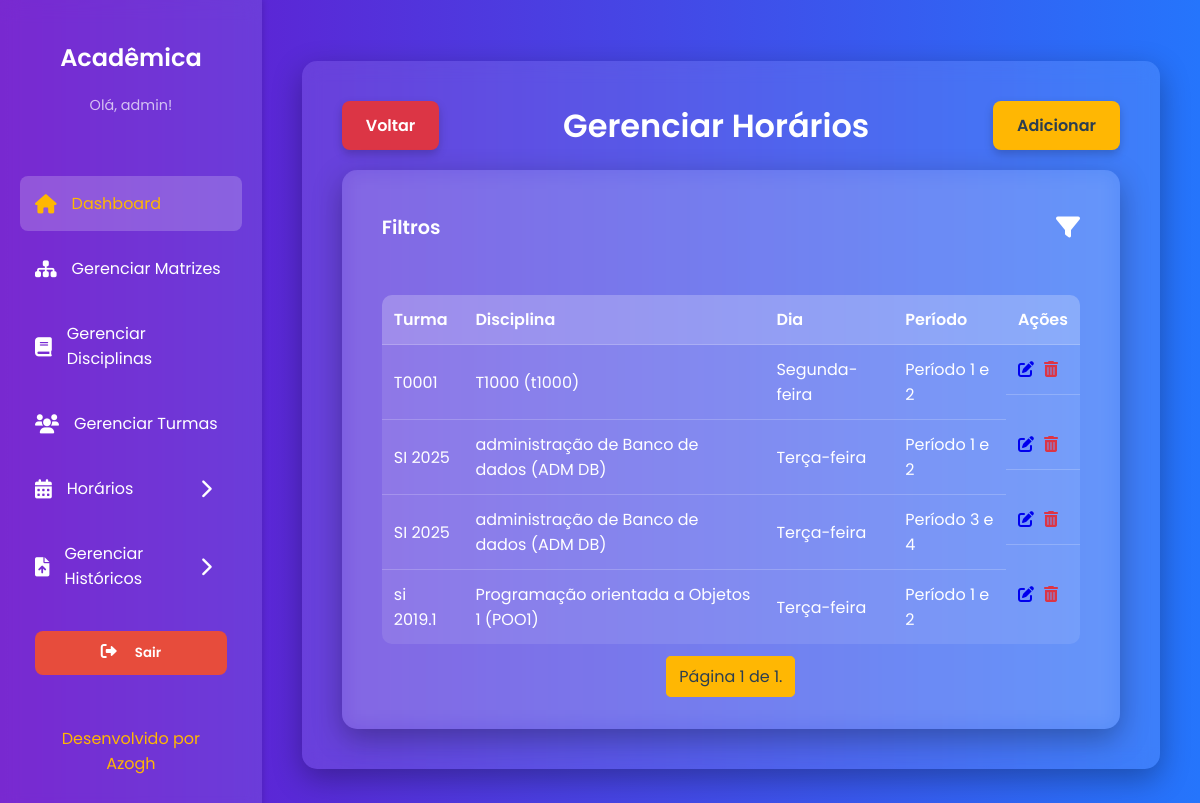
The page /horarios/ (signed in) on the database its author committed.
### core/models.py (models this page shows, shortened)
class Usuario(AbstractUser):
    gestao_inicio = models.DateField(
        null=True,
        blank=True,
        verbose_name="Início da Gestão"
    )
    portaria = models.CharField(
        max_length=15,
        null=True,
        blank=True,
        verbose_name="Número da Portaria"
    )
    groups = models.ManyToManyField(
        'auth.Group',
        related_name='core_usuarios',
        blank=True,
        help_text='The groups this user belongs to.',
        related_query_name='core_usuario',
        verbose_name="Grupos de Usuário"
    )
    user_permissions = models.ManyToManyField(
        'auth.Permission',
        related_name='core_usuarios',
        blank=True,
        help_text='Specific permissions for this user.',
        related_query_name='core_usuario',
        verbose_name="Permissões de Usuário"
    )
    class Meta:
        db_table = 'USUARIO'
        verbose_name = "Usuário"
        verbose_name_plural = "Usuários"

class Horario(models.Model):
    DIA_CHOICES = [
        ('SEG', 'Segunda-feira'),
        ('TER', 'Terça-feira'),
        ('QUA', 'Quarta-feira'),
        ('QUI', 'Quinta-feira'),
        ('SEX', 'Sexta-feira'),
    ]
    PERIODO_CHOICES = [
        ('1-2', 'Período 1 e 2'),
        ('3-4', 'Período 3 e 4'),
    ]
    dia_semana = models.CharField(max_length=3, choices=DIA_CHOICES, verbose_name="Dia da Semana")
    periodo = models.CharField(max_length=3, choices=PERIODO_CHOICES, verbose_name="Período")
    turma = models.ForeignKey(Turma, on_delete=models.CASCADE, verbose_name="Turma")
    disciplina = models.ForeignKey(Disciplinas, on_delete=models.CASCADE, verbose_name="Disciplina")
    usuario = models.ForeignKey(
        Usuario,
        on_delete=models.CASCADE,
        verbose_name="Criado por"
    )
    class Meta:
        db_table = 'HORARIO'
        unique_together = ('turma', 'dia_semana', 'periodo', 'disciplina')
        verbose_name = "Horário"
        verbose_name_plural = "Horários"

class Turma(models.Model):
    nome = models.CharField(max_length=45)
    ano_ingresso = models.IntegerField(verbose_name="Ano de Ingresso")
    usuario = models.ForeignKey(
        Usuario,
        on_delete=models.CASCADE,
        verbose_name="Criado por"
    )
    class Meta:
        db_table = 'TURMA'
        verbose_name = "Turma"
        verbose_name_plural = "Turmas"

class Disciplinas(models.Model):
    nome = models.CharField(max_length=100)
    sigla = models.CharField(max_length=10)
    ch = models.IntegerField(verbose_name="Carga Horária")
    semestre = models.PositiveSmallIntegerField()
    codigo = models.CharField(max_length=10)
    matriz_curricular = models.ForeignKey(
        MatrizCurricular,
        on_delete=models.CASCADE,
        verbose_name="Matriz Curricular"
    )
    usuario = models.ForeignKey(
        Usuario,
        on_delete=models.CASCADE,
        verbose_name="Criado por"
    )
    pre_requisitos = models.ManyToManyField(
        'self',
        symmetrical=False,
        blank=True,
        verbose_name="Pré-requisitos"
    )
    class Meta:
        db_table = 'DISCIPLINAS'
        verbose_name = "Disciplina"
        verbose_name_plural = "Disciplinas"

### core/views.py (the view)
# urls.py: path('horarios/', views.listar_horarios, name='listar_horarios'),
@login_required
def listar_horarios(request):
    horarios_list = Horario.objects.all().order_by('turma', 'dia_semana', 'periodo')
    turma_id = request.GET.get('turma')
    disciplina_id = request.GET.get('disciplina')
    dia_semana = request.GET.get('dia_semana')
    periodo = request.GET.get('periodo')
    if turma_id:
        horarios_list = horarios_list.filter(turma__pk=turma_id)
    if disciplina_id:
        horarios_list = horarios_list.filter(disciplina__pk=disciplina_id)
    if dia_semana:
        horarios_list = horarios_list.filter(dia_semana=dia_semana)
    if periodo:
        horarios_list = horarios_list.filter(periodo=periodo)
    turmas_disponiveis = Turma.objects.all()
    disciplinas_disponiveis = Disciplinas.objects.all()
    paginator = Paginator(horarios_list, 20)
    page = request.GET.get('page')
    try:
        horarios = paginator.page(page)
    except PageNotAnInteger:
        horarios = paginator.page(1)
    except EmptyPage:
        horarios = paginator.page(paginator.num_pages)
    return render(request, 'core/horarios/listar_horarios.html', {
        'horarios': horarios,
        'turmas_disponiveis': turmas_disponiveis,
        'disciplinas_disponiveis': disciplinas_disponiveis,
        'dia_semana_choices': Horario.DIA_CHOICES,
        'periodo_choices': Horario.PERIODO_CHOICES,
    })

### core/templates/core/horarios/listar_horarios.html (shortened to what this page needs)
{% extends 'core/base.html' %}
{% load static %}
{% block content %}
    <div style="display: flex; justify-content: space-between; align-items: center; margin-bottom: 20px;">
        <a href="{% url 'painel' %}" class="cancel-button">Voltar</a>
        <h1 style="margin: 0; text-align: center; flex-grow: 1;">Gerenciar Horários</h1>
        <a href="{% url 'adicionar_horario' %}" class="cta-button">Adicionar</a>
    </div>
    <div class="content-card">
        <div style="display: flex; justify-content: space-between; align-items: center; padding-bottom: 20px;">
            <h2 style="margin: 0; font-size: 1.2em;">Filtros</h2>
            <a href="#" id="filter-toggle" style="font-size: 1.5em; color: var(--text-color);"><i class="fas fa-filter"></i></a>
        </div>
        <table style="margin-top: 30px;">
            <thead>
                <tr>
                    <th>Turma</th>
                    <th>Disciplina</th>
                    <th>Dia</th>
                    <th>Período</th>
                    <th>Ações</th>
                </tr>
            </thead>
            <tbody>
                {% for horario in horarios %}
                <tr>
                    <td>{{ horario.turma.nome }}</td>
                    <td>{{ horario.disciplina.nome }} ({{ horario.disciplina.sigla }})</td>
                    <td>{{ horario.get_dia_semana_display }}</td>
                    <td>{{ horario.get_periodo_display }}</td>
                    <td style="display: flex; gap: 10px;">
                        <a href="{% url 'editar_horario' horario.pk %}"><i class="fas fa-pen-to-square"></i></a>
                        <a href="{% url 'excluir_horario' horario.pk %}" style="color: #dc3545;"><i class="fas fa-trash-can"></i></a>
                    </td>
                </tr>
                {% empty %}
                <tr>
                    <td colspan="5">Nenhum horário encontrado.</td>
                </tr>
                {% endfor %}
            </tbody>
        </table>
        <div class="pagination">
            <span class="step-links">
                <span class="current">
                    Página {{ horarios.number }} de {{ horarios.paginator.num_pages }}.
                </span>
            </span>
        </div>
    </div>
{% endblock %}

### core/templates/core/base.html (shortened to what this page needs)
{% load static %}
<!DOCTYPE html>
<html lang="pt-br">
<head>
    <link rel="stylesheet" href="https://cdnjs.cloudflare.com/ajax/libs/font-awesome/6.0.0-beta3/css/all.min.css">
</head>
<body>
    <div class="dashboard-container">
        <aside class="sidebar">
            <div class="sidebar-header">
                <h2>Acadêmica</h2>
                <p>Olá, {{ user.username }}!</p>
            </div>
            <nav class="sidebar-nav">
                <ul>
                    <li><a href="{% url 'painel' %}" class="active"><i class="fas fa-home"></i> Dashboard</a></li>
                    <li><a href="{% url 'listar_matrizes' %}"><i class="fas fa-sitemap"></i> Gerenciar Matrizes</a></li>
                    <li><a href="{% url 'listar_disciplinas' %}"><i class="fas fa-book"></i> Gerenciar Disciplinas</a></li>
                    <li><a href="{% url 'listar_turmas' %}"><i class="fas fa-users"></i> Gerenciar Turmas</a></li>
                    <li class="dropdown-container">
                        <a href="#" id="horarios-dropdown-toggle" class="dropdown-toggle">
                            <i class="fas fa-calendar-alt"></i>
                            <span>Horários</span>
                            <i class="fas fa-chevron-right arrow"></i>
                        </a>
                    </li>
                    <li class="dropdown-container">
                        <a href="#" id="historicos-dropdown-toggle" class="dropdown-toggle">
                            <i class="fas fa-file-upload"></i>
                            <span>Gerenciar Históricos</span>
                            <i class="fas fa-chevron-right arrow"></i>
                        </a>
                    </li>
                    <li><a href="{% url 'logout' %}" style="text-decoration: none; display: block; margin-bottom: 15px;">
            <button type="button" style="
                width: 100%;
                background-color: #e74c3c;
                color: white;
                border: none;
                padding: 12px;
                border-radius: 8px;
                cursor: pointer;
                font-weight: 600;
                transition: background 0.3s;
                font-family: 'Poppins', sans-serif;">
                <i class="fas fa-sign-out-alt"></i> Sair
            </button>
        </a></li>
                </ul>
            </nav>
            <div class="footer">
                <a href="#">Desenvolvido por Azogh</a>
            </div>
        </aside>
        <main class="main-content">
            <div class="header">
            </div>
            <div class="content-card">
                {% block content %}{% endblock %}
            </div>
        </main>
    </div>
</body>
</html>

### core/templates/core/base.html (style rules this page uses)
:root { --primary-color-dark: #6a11cb; --primary-color-light: #2575fc; --accent-color: #ffb703; --accent-color-hover: #fb8500; --text-color: #fff; --container-bg: rgba(255, 255, 255, 0.1); }
body { font-family: 'Poppins', sans-serif; background: linear-gradient(to right, var(--primary-color-dark), var(--primary-color-light)); color: var(--text-color); margin: 0; padding: 0; min-height: 100vh; box-sizing: border-box; }
.dashboard-container { display: flex; min-height: 100vh; }
.sidebar { width: 250px; background-color: rgba(255, 255, 255, 0.1); backdrop-filter: blur(10px); padding: 20px; box-shadow: 2px 0 5px rgba(0, 0, 0, 0.1); display: flex; flex-direction: column; transition: transform 0.3s ease; }
.sidebar-header { text-align: center; margin-bottom: 30px; }
.sidebar-header h2 { font-size: 1.5em; font-weight: 600; }
.sidebar-header p { font-size: 0.9em; color: rgba(255, 255, 255, 0.7); }
.sidebar-nav ul { list-style: none; padding: 0; }
.sidebar-nav a { display: flex; align-items: center; color: #fff; text-decoration: none; padding: 15px; margin-bottom: 10px; border-radius: 8px; transition: all 0.3s ease; font-weight: 400; }
.sidebar-nav a i { margin-right: 15px; font-size: 1.2em; }
.sidebar-nav a:hover, .sidebar-nav a.active { background-color: rgba(255, 255, 255, 0.2); color: #ffb703; }
.dropdown-container { position: relative; }
.dropdown-toggle { display: flex; align-items: center; color: #fff; text-decoration: none; padding: 15px; margin-bottom: 10px; border-radius: 8px; transition: all 0.3s ease; font-weight: 400; cursor: pointer; }
.dropdown-toggle i { margin-right: 15px; font-size: 1.2em; }
.dropdown-toggle .arrow { margin-left: auto; transition: transform 0.3s ease; }
.footer { margin-top: auto; text-align: center; padding: 20px; }
.footer a { color: #ffb703; text-decoration: none; font-size: 1em; transition: color 0.3s ease; }
.main-content { flex-grow: 1; padding: 40px; display: flex; flex-direction: column; }
.content-card { background-color: rgba(255, 255, 255, 0.1); backdrop-filter: blur(10px); padding: 40px; border-radius: 15px; box-shadow: 0 10px 30px rgba(0, 0, 0, 0.3); }
h1, h2 { font-weight: 600; }
.cta-button, .cancel-button, .delete-button { display: inline-block; padding: 12px 24px; background-color: var(--accent-color); color: #2c3e50; text-decoration: none; border-radius: 8px; font-weight: 600; transition: all 0.3s ease; box-shadow: 0 4px 10px rgba(0, 0, 0, 0.2); text-align: center; cursor: pointer; border: none; font-family: 'Poppins', sans-serif; }
.cancel-button { background-color: #dc3545; color: #fff; }
table { width: 100%; border-collapse: collapse; margin-top: 20px; background-color: rgba(255, 255, 255, 0.1); border-radius: 10px; overflow: hidden; }
th, td { padding: 12px; text-align: left; border-bottom: 1px solid rgba(255, 255, 255, 0.2); }
th { font-weight: 600; background-color: rgba(255, 255, 255, 0.15); }
tr:last-child td { border-bottom: none; }
.pagination { display: flex; justify-content: center; margin-top: 20px; gap: 10px; }
.pagination a, .pagination .current { padding: 8px 12px; border: 1px solid var(--accent-color); border-radius: 5px; color: var(--accent-color); transition: all 0.3s ease; }
.pagination .current { background-color: var(--accent-color); color: #2c3e50; cursor: default; }

### rows shown on the page
Usuario: username "admin"
Horario: turma.nome "T0001", disciplina.nome "T1000", disciplina.sigla "t1000", dia_semana "Segunda-feira", periodo "Período 1 e 2"
Horario: turma.nome "SI 2025", disciplina.nome "administração de Banco de dados", disciplina.sigla "ADM DB", dia_semana "Terça-feira", periodo "Período 1 e 2"
Horario: turma.nome "SI 2025", disciplina.nome "administração de Banco de dados", disciplina.sigla "ADM DB", dia_semana "Terça-feira", periodo "Período 3 e 4"
Horario: turma.nome "si 2019.1", disciplina.nome "Programação orientada a Objetos 1", disciplina.sigla "POO1", dia_semana "Terça-feira", periodo "Período 1 e 2"

### other values the page prints
{{ horarios.number }} "1"
{{ horarios.paginator.num_pages }} "1"
